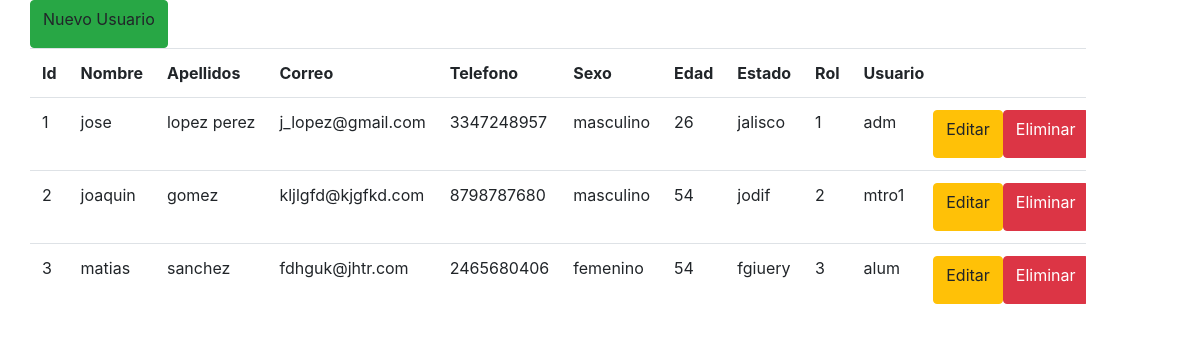
Before: /ver_usuarios.php (signed in) with the older database file.
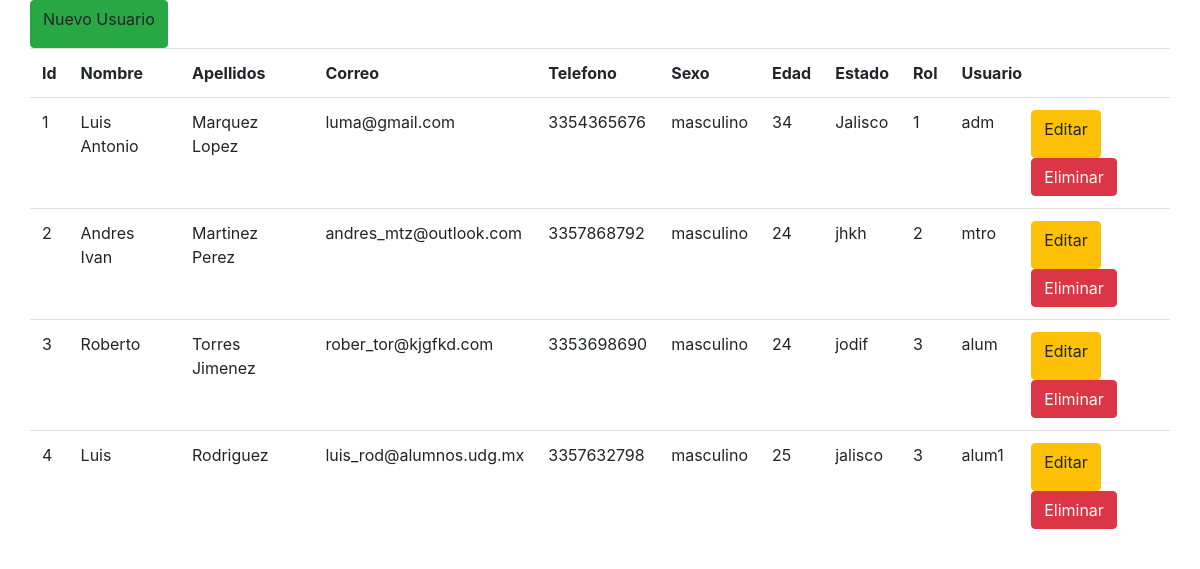
After: the same page with the newer database file.
### tables this page shows
CREATE TABLE `usuarios` (
  `usu_id` int(11) NOT NULL,
  `nombre` varchar(100) NOT NULL,
  `apellidos` varchar(100) NOT NULL,
  `correo` varchar(50) NOT NULL,
  `telefono` varchar(15) NOT NULL,
  `sexo` varchar(20) NOT NULL,
  `edad` varchar(20) NOT NULL,
  `estado` varchar(30) NOT NULL,
  `rol` int(11) NOT NULL,
  `usuario` varchar(50) NOT NULL,
  `password` varchar(50) NOT NULL
);

### ver_usuarios.php (the view, shortened to what this page needs)
<?php
	if(isset($_SESSION['administrador']))
	{
?>
<!DOCTYPE html>
<html lang="en">
<head>
	<link rel="stylesheet" href="css/bootstrap.min.css">
	<link rel="stylesheet" href="css/estiloslistar.css">
</head>
<body>
	<div class="container">
		<div class="row">
			<a class="btn btn-success" data-toggle="modal" data-target="#nuevoUsu">Nuevo Usuario</a><br><br>
			<table class='table table-responsive w-auto'>
				<tr>
					<th>Id</th>
					<th>Nombre</th>
					<th>Apellidos</th>
					<th>Correo</th>
					<th>Telefono</th>
					<th>Sexo</th>
					<th>Edad</th>
					<th>Estado</th>
					<th>Rol</th>
					<th>Usuario</th>
					<th><span class="glyphicon glyphicon-wrench"></span></th>
				</tr>
<?php
			$mysqli = new mysqli("localhost", "root", "", "practica4");
			$consulta= "SELECT * FROM usuarios";
			if ($resultado = $mysqli->query($consulta))
			{
				while ($fila = $resultado->fetch_row())
				{
					echo "<tr>";
					echo "<td>$fila[0]</td>
						<td>$fila[1]</td>
						<td>$fila[2]</td>
						<td>$fila[3]</td>
						<td>$fila[4]</td>
						<td>$fila[5]</td>
						<td>$fila[6]</td>
						<td>$fila[7]</td>
						<td>$fila[8]</td>
						<td>$fila[9]</td>";
					echo"<td>";
						echo"<div class='row'>";
							echo "<a data-toggle='modal' data-target='#editUsu' data-id='" .$fila[0] ."' data-nombre='" .$fila[1] ."' data-apellido='" .$fila[2] ."' data-correo='" .$fila[3] ."' data-telefono='" .$fila[4] ."' data-sexo='" .$fila[5] ."' data-edad='" .$fila[6] ."' data-estado='" .$fila[7] ."' data-rol='" .$fila[8] ."' data-usuario='" .$fila[9] ."' class='btn btn-warning'><span class='glyphicon glyphicon-pencil'></span>Editar</a> ";
					echo "<br><br><a class='btn btn-danger' href='eliminausuarios.php?id=" .$fila[0] ."'><span class='glyphicon glyphicon-remove'></span>Eliminar</a>";
						echo"</div>";
					echo "</td>";
					echo "</tr>";
				}
			}
?>
	        </table>
		</div>
	</div>
</body>
</html>
<?php
	}
	else
	{
		?>
		 <META HTTP-EQUIV="Refresh" CONTENT="0; URL=login.php">
		 <?php
	}
?>

Changed rows visible on the page:
changed usuarios "adm": nombre "jose" → "Luis Antonio"; apellidos "lopez perez" → "Marquez Lopez"; correo "j_lopez@gmail.com" → "luma@gmail.com"; telefono "3347248957" → "3354365676"; edad "26" → "34"; estado "jalisco" → "Jalisco"
changed usuarios id 2: nombre "joaquin" → "Andres Ivan"; apellidos "gomez" → "Martinez Perez"; correo "kljlgfd@kjgfkd.com" → "andres_mtz@outlook.com"; telefono "8798787680" → "3357868792"; edad "54" → "24"; estado "jodif" → "jhkh"; usuario "mtro1" → "mtro"
changed usuarios "alum": nombre "matias" → "Roberto"; apellidos "sanchez" → "Torres Jimenez"; correo "fdhguk@jhtr.com" → "rober_tor@kjgfkd.com"; telefono "2465680406" → "3353698690"; sexo "femenino" → "masculino"; edad "54" → "24"; estado "fgiuery" → "jodif"
added usuarios: usu_id "4", nombre "Luis", apellidos "Rodriguez", correo "luis_rod@alumnos.udg.mx", telefono "3357632798", sexo "masculino", edad "25", estado "jalisco", rol "3", usuario "alum1"
